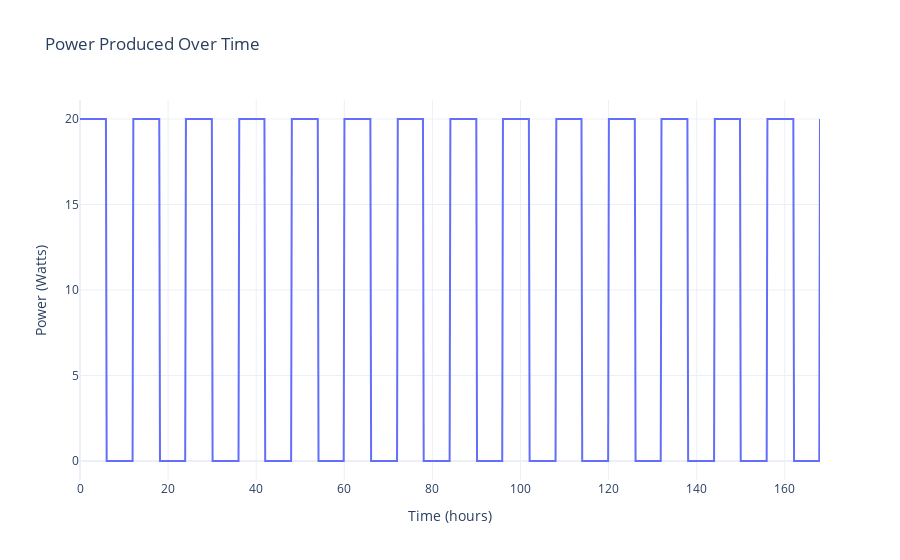

This figure's notebook cell:
### Code cell
power_expr = power_generator(t, period_value, panel_power ) 

# Substitute period value into the expression
power_func = power_expr.subs(period, period_value)
power_func

# Generate data for plotting
t_vals = np.linspace(0, 7*24, 1000)
panel_powers = []
for val in t_vals:
    panel_power = power_func.evalf(subs={t: val})
    panel_powers.append(float(panel_power)) #had to covert to python float to elimnate TypeError: float() argument must be a string or a real number, not 'generator'


df = pd.DataFrame({'Time': t_vals, 'Power':panel_powers})
fig = px.line(df, x='Time', y='Power', title='Power Produced Over Time')

fig.update_layout(xaxis_title='Time (hours)',
                   yaxis_title='Power (Watts)')
# Show the plot
fig.show()

### Figure 1 — Plotly figure (JSON) as saved in the notebook; plotly's stock layout.template omitted (floating-point values rounded to 4 significant figures; data arrays with more than 128 entries replaced by an {"elided": "..."} marker saying what was removed)
{"data": [{"hovertemplate": "Time=%{x}<br>Power=%{y}<extra></extra>", "legendgroup": "", "line": {"color": "#636efa", "dash": "solid"}, "marker": {"symbol": "circle"}, "mode": "lines", "name": "", "orientation": "v", "showlegend": false, "type": "scatter", "x": {"elided": "1000 float values"}, "xaxis": "x", "y": {"elided": "1000 int values"}, "yaxis": "y"}], "layout": {"autosize": true, "legend": {"tracegroupgap": 0}, "title": {"text": "Power Produced Over Time"}, "xaxis": {"anchor": "y", "autorange": true, "domain": [0, 1], "range": [0, 168], "title": {"text": "Time (hours)"}, "type": "linear"}, "yaxis": {"anchor": "x", "autorange": true, "domain": [0, 1], "range": [-1.111, 21.11], "title": {"text": "Power (Watts)"}, "type": "linear"}}}
